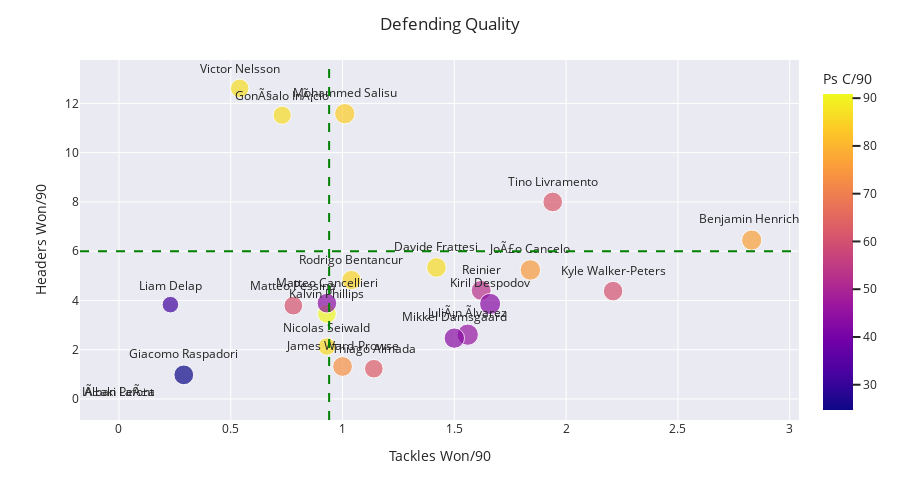

Source (notebook cell):
### Code cell
#Analysing Defending Quality
fig = px.scatter(df, x="Tck", y="Hdrs W/90", text="Name", log_x=False, size_max=15, color="Ps C/90" , size='Tck R')
#fig.update_yaxes(autorange="reversed")
fig.update_traces(textposition='top center')
fig.update_layout(height=500)
fig.update_xaxes(title_text='Tackles Won/90')
fig.update_yaxes(title_text='Headers Won/90')
fig.add_hline(y=6, opacity=1, line_width=2, line_dash='dash', line_color='green')
fig.add_vline(x=0.94, opacity=1, line_width=2, line_dash='dash', line_color='green')
for template in ["seaborn"]:
    fig.update_layout(template=template, title="Defending Quality")
fig.show()

### Figure 1 — Plotly figure (JSON) as saved in the notebook; plotly's stock layout.template omitted (floating-point values rounded to 4 significant figures)
{"data": [{"hovertemplate": "Tck=%{x}<br>Hdrs W/90=%{y}<br>Tck R=%{marker.size}<br>Name=%{text}<br>Ps C/90=%{marker.color}<extra></extra>", "legendgroup": "", "marker": {"color": [60.86, 61.69, 62.61, 86.34, 75.36, 45.67, 85.38, 84, 73.47, 53.19, 60.48, 76.63, 37.03, 26, 90.87, 86.69, 86.44, 86, 43.72, 24.71, 43.15, 31.51, 43.18], "coloraxis": "coloraxis", "size": [73, 80, 72, 69, 87, 93, 77, 86, 81, 82, 79, 85, 0, 0, 73, 71, 80, 64, 80, 81, 92, 57, 86], "sizemode": "area", "sizeref": 0.4133, "symbol": "circle"}, "mode": "markers+text", "name": "", "orientation": "v", "showlegend": false, "text": ["Matteo Pessina", "Tino Livramento", "Thiago Almada", "GonÃ§alo InÃ¡cio", "JoÃ£o Cancelo", "JuliÃ¡n Ãlvarez", "Rodrigo Bentancur", "Mohammed Salisu", "James Ward-Prowse", "Reinier", "Kyle Walker-Peters", "Benjamin Henrichs", "IÃ±aki PeÃ±a", "Alban Lafont", "Kalvin Phillips", "Victor Nelsson", "Davide Frattesi", "Nicolas Seiwald", "Matteo Cancellieri", "Giacomo Raspadori", "Kiril Despodov", "Liam Delap", "Mikkel Damsgaard"], "textposition": "top center", "type": "scatter", "x": [0.78, 1.94, 1.14, 0.73, 1.84, 1.56, 1.04, 1.01, 1, 1.62, 2.21, 2.83, 0, 0, 0.93, 0.54, 1.42, 0.93, 0.93, 0.29, 1.66, 0.23, 1.5], "xaxis": "x", "y": [3.79, 8, 1.23, 11.52, 5.24, 2.61, 4.83, 11.58, 1.32, 4.41, 4.38, 6.45, 0, 0, 3.46, 12.61, 5.34, 2.13, 3.89, 0.98, 3.86, 3.83, 2.47], "yaxis": "y"}], "layout": {"coloraxis": {"colorbar": {"title": {"text": "Ps C/90"}}, "colorscale": [[0, "#0d0887"], [0.1111, "#46039f"], [0.2222, "#7201a8"], [0.3333, "#9c179e"], [0.4444, "#bd3786"], [0.5556, "#d8576b"], [0.6667, "#ed7953"], [0.7778, "#fb9f3a"], [0.8889, "#fdca26"], [1, "#f0f921"]]}, "height": 500, "legend": {"itemsizing": "constant", "tracegroupgap": 0}, "margin": {"t": 60}, "shapes": [{"line": {"color": "green", "dash": "dash", "width": 2}, "opacity": 1, "type": "line", "x0": 0, "x1": 1, "xref": "x domain", "y0": 6, "y1": 6, "yref": "y"}, {"line": {"color": "green", "dash": "dash", "width": 2}, "opacity": 1, "type": "line", "x0": 0.94, "x1": 0.94, "xref": "x", "y0": 0, "y1": 1, "yref": "y domain"}], "title": {"text": "Defending Quality"}, "xaxis": {"anchor": "y", "domain": [0, 1], "title": {"text": "Tackles Won/90"}}, "yaxis": {"anchor": "x", "domain": [0, 1], "title": {"text": "Headers Won/90"}}}}
